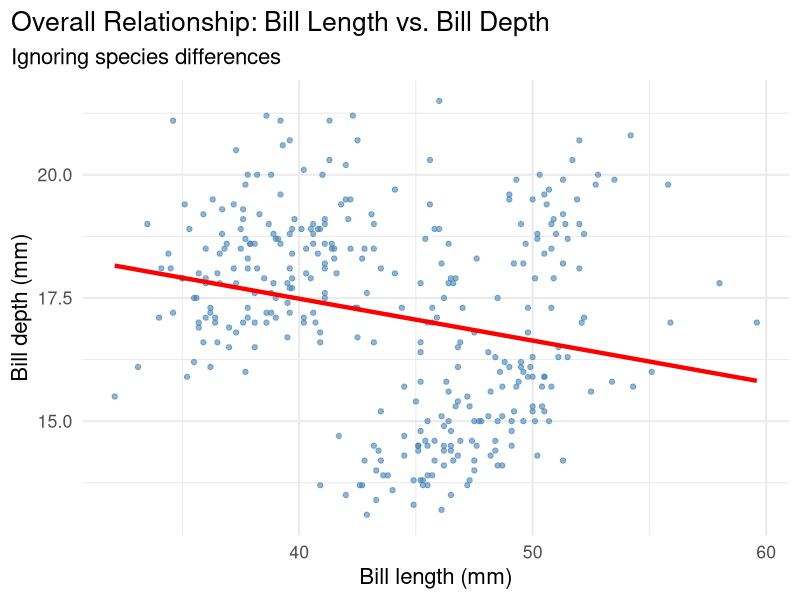
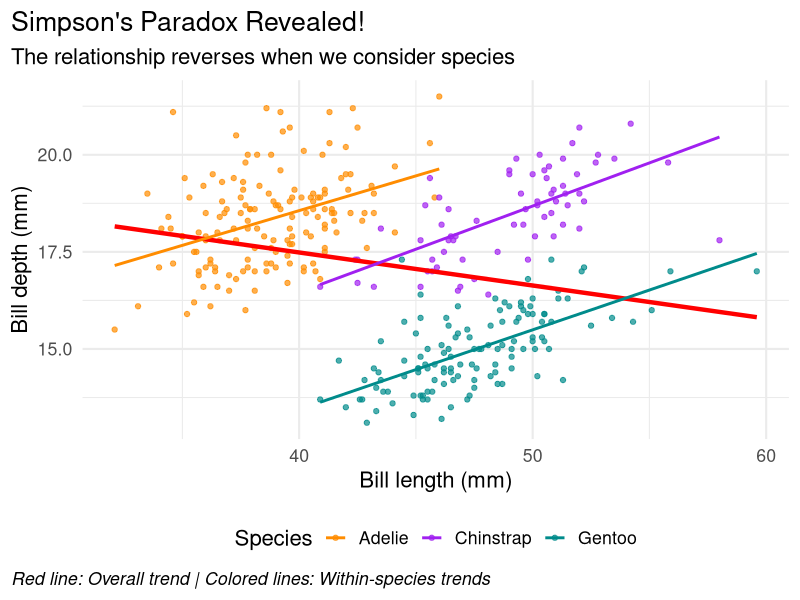
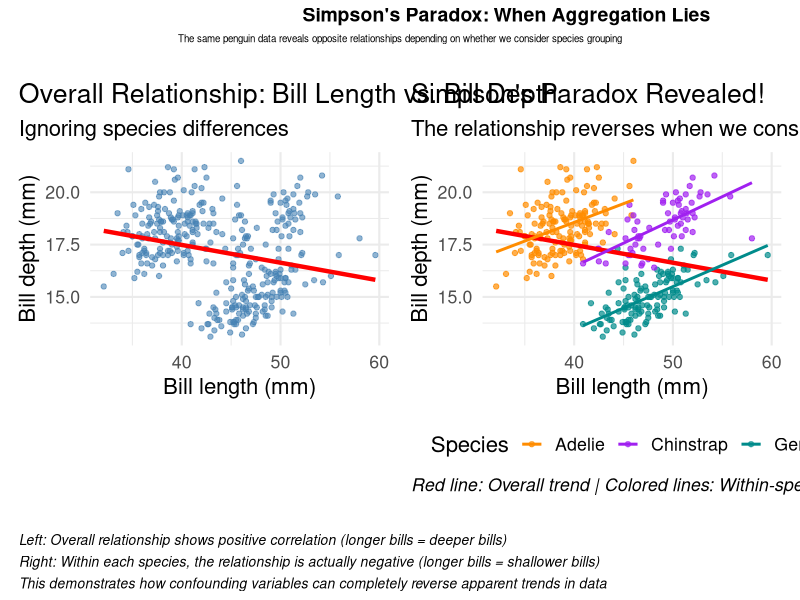

Source code (R) for these figures, in order:
## ---- chunk 1
#| message: false
#| warning: false
# Set CRAN mirror for package installation
options(repos = c(CRAN = "https://cran.rstudio.com/"))

# Install required packages if not already installed
if (!require(patchwork, quietly = TRUE)) {
  install.packages("patchwork")
  library(patchwork)
}

library(ggplot2)
library(palmerpenguins)
data(penguins)
## ---- chunk 2
#| message: false
#| warning: false
plot1 <- ggplot(data = penguins,
        aes(x = bill_length_mm,
        y = bill_depth_mm)) +
  theme_minimal(16) +
  geom_point(alpha = 0.6, color = "steelblue") +
  labs(title = "Overall Relationship: Bill Length vs. Bill Depth",
       subtitle = "Ignoring species differences",
       x = "Bill length (mm)",
       y = "Bill depth (mm)") +
  theme(plot.title.position = "plot",
        plot.caption = element_text(hjust = 0, face= "italic"),
        plot.caption.position = "plot") +
  geom_smooth(method = "lm", se = FALSE, color = "red", linewidth = 1.5)

plot1
## ---- chunk 3
#| message: false
#| warning: false
#| eval: true
#| fig-cap: "Simpson's Paradox Revealed: Overall vs. Species-Specific Relationships"

plot2 <- ggplot(data = penguins,
       aes(x = bill_length_mm,
           y = bill_depth_mm,
           color = species)) +
  theme_minimal(16) +
  geom_point(alpha = 0.7) +
  scale_color_manual(values = c("darkorange","purple","cyan4"),
                     name = "Species") +
  labs(title = "Simpson's Paradox Revealed!",
       subtitle = "The relationship reverses when we consider species",
       x = "Bill length (mm)",
       y = "Bill depth (mm)",
       caption = "Red line: Overall trend | Colored lines: Within-species trends") +
  theme(plot.title.position = "plot",
        plot.caption = element_text(hjust = 0, face = "italic"),
        plot.caption.position = "plot",
        legend.position = "bottom") +
  # Overall trend (ignoring species)
  geom_smooth(method = "lm", se = FALSE, color = "red", 
              linewidth = 1.5, alpha = 0.8) +
  # Species-specific trends
  geom_smooth(method = "lm", se = FALSE, linewidth = 1)

plot2
## ---- chunk 4
#| message: false
#| warning: false
#| fig-cap: "Simpson's Paradox: The Same Data, Two Different Stories"

# Create the side-by-side comparison using patchwork
comparison_plot <- (plot1 | plot2) +
  plot_annotation(
    title = "Simpson's Paradox: When Aggregation Lies",
    subtitle = "The same penguin data reveals opposite relationships depending on whether we consider species grouping",
    caption = "Left: Overall relationship shows positive correlation (longer bills = deeper bills)\nRight: Within each species, the relationship is actually negative (longer bills = shallower bills)\nThis demonstrates how confounding variables can completely reverse apparent trends in data",
    theme = theme(
      plot.title = element_text(size = 14, face = "bold", hjust = 0.8),
      plot.subtitle = element_text(size = 7, hjust = 0.5, margin = margin(b = 20)),
      plot.caption = element_text(size = 10, hjust = 0, face = "italic", 
                                 margin = margin(t = 20), lineheight = 1.3)
    )
  )

comparison_plot
